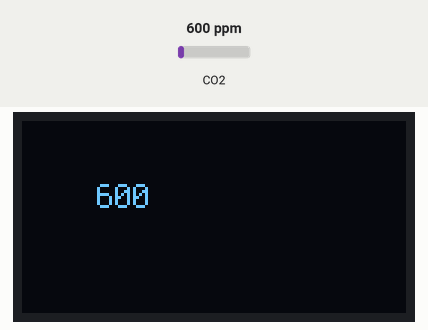
Simulated run of this program. Board: CircuitPython board. Shown: 128×64 one-colour display. The test bench sets the inputs (shaded band); at power-on: CO2 600 ppm. Files that are not in the repository are absent; what the program prints to the serial console is not drawn.

Above: at 4.2 s.
4.3 s: CO2 set to 452 ppm
At 5.4 s:
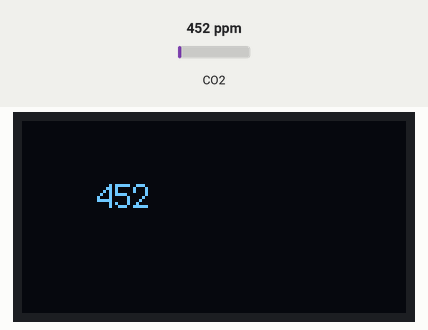
6.5 s: CO2 set to 1050 ppm
At 8.2 s:
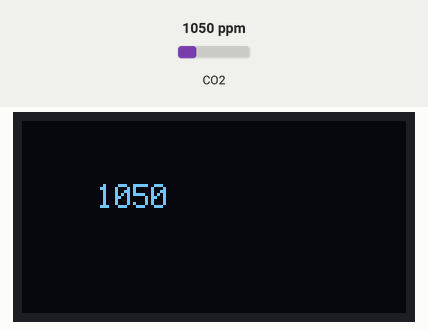
8.5 s: CO2 set to 1700 ppm
At 10.0 s:
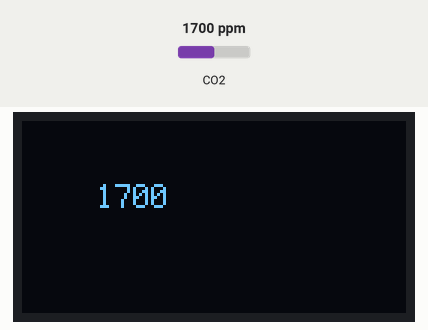
Timing chart, 0 to 11.5 s (numbered marks = the images above; inputs shaded):
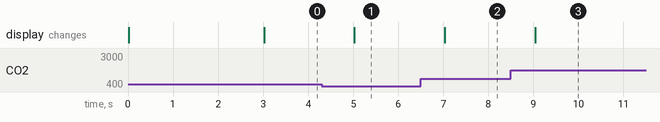

Measured:
- after the input at 4.3 s, the display: changes after 0.73 s (image 1)
- after the input at 6.5 s, the display: changes after 0.53 s (image 2)
- after the input at 8.5 s, the display: changes after 0.54 s (image 3)

The program:

code.py
```python
import board
import busio
from digitalio import DigitalInOut
import adafruit_requests as requests
import adafruit_esp32spi.adafruit_esp32spi_socket as socket
from adafruit_esp32spi import adafruit_esp32spi
import json
import adafruit_scd30
import time
from adafruit_bitmap_font import bitmap_font
from adafruit_display_text import label

scd = adafruit_scd30.SCD30(board.I2C())
# Get wifi details and more from a secrets.py file
try:
    f=open('config.json')
    config=json.load(f)
except:
    print("error opening config.json!")

print("ESP32 SPI webclient test")

TEXT_URL = "http://wifitest.adafruit.com/testwifi/index.html"
JSON_URL = "http://api.coindesk.com/v1/bpi/currentprice/USD.json"


# If you are using a board with pre-defined ESP32 Pins:
esp32_cs = DigitalInOut(board.D10)
esp32_ready = DigitalInOut(board.D9)
esp32_reset = DigitalInOut(board.D7)

spi = busio.SPI(board.SCK, board.MOSI, board.MISO)
esp = adafruit_esp32spi.ESP_SPIcontrol(spi, esp32_cs, esp32_ready, esp32_reset)

requests.set_socket(socket, esp)

import board
import displayio
import terminalio
from adafruit_display_text import label
import adafruit_displayio_ssd1306

displayio.release_displays()

i2c = board.I2C()
display_bus = displayio.I2CDisplay(i2c, device_address=0x3C)
display = adafruit_displayio_ssd1306.SSD1306(display_bus, width=128, height=64)

#splash = displayio.Group()
#display.show(splash)

#color_bitmap = displayio.Bitmap(128, 32, 1)
#color_palette = displayio.Palette(1)
#color_palette[0] = 0xFFFFFF  # White

#bg_sprite = displayio.TileGrid(color_bitmap, pixel_shader=color_palette, x=0, y=0)
#splash.append(bg_sprite)

# Draw a smaller inner rectangle
#inner_bitmap = displayio.Bitmap(118, 24, 1)
#inner_palette = displayio.Palette(1)
#inner_palette[0] = 0x000000  # Black
#inner_sprite = displayio.TileGrid(inner_bitmap, pixel_shader=inner_palette, x=5, y=4)
#splash.append(inner_sprite)

# Draw a label

text = "PVOS.ORG\nCO2 Monitor\nREV_T"
text_area = label.Label(terminalio.FONT, text=text, color=0xFFFF00, x=20, y=15)
display.show(text_area)

time.sleep(3)

exception_count = 0
sample_recorded_count = 0

while True:

    if scd.data_available:
        try:
            if (scd.CO2>1):
                # print("Data Available!")
                print("CO2: %d PPM" % scd.CO2)

                # print("Connecting to AP...")

                text = str(round(scd.CO2))
                #font = bitmap_font.load_font("/Helvetica-Bold-16.bdf")

                display.refresh()

                #font = bitmap_font.load_font("/Junction-regular-24.bdf")
                #font = bitmap_font.load_font("/Helvetica-Bold-16.bdf")
                font = terminalio.FONT
                color = 0xFFFF00
                text_area = label.Label(font=font, text=text, color=color, x=25, y=25)
                display.show(text_area)


                #splash.append(text_area)

                while not esp.is_connected:
                    try:
                        esp.connect_AP(config["wifi_ssid"], config["wifi_password"])
                    except RuntimeError as e:
                        print("could not connect to AP, retrying: ", e)
                        continue
                # print("Connected to", str(esp.ssid, "utf-8"), "\tRSSI:", esp.rssi)
                # print("My IP address is", esp.pretty_ip(esp.ip_address))
                # print(
                #     "IP lookup adafruit.com: %s" % esp.pretty_ip(esp.get_host_by_name("adafruit.com"))
                # )
                # print("Ping google.com: %d ms" % esp.ping("google.com"))

                # esp._debug = True

                JSON_POST_URL = "http://bayou.pvos.org/data/" + config["public_key"]
                data = {}
                data.update({'private_key':config["private_key"]})
                data.update({'co2_ppm':scd.CO2})
                data.update({'node_id':0})
                data.update({'aux_2': exception_count})
                data.update({'aux_1' : sample_recorded_count})
                print("POSTing data to {0}: {1}".format(JSON_POST_URL, data))
                response = requests.post(JSON_POST_URL, data=data)
                print("Response: ", response.text.rstrip())
                # print("-" * 40)
                response.close()
                sample_recorded_count += 1
                # print("Done!")
                time.sleep(1)

                text = "Uploaded"
                text_area = label.Label(terminalio.FONT, text=text, color=0xFFFF00, x=20, y=15)
                display.show(text_area)
                time.sleep(2)

        except Exception as e:
            print("*** Exception: " + str(e))
            exception_count += 1
            # break


    time.sleep(2)
```
